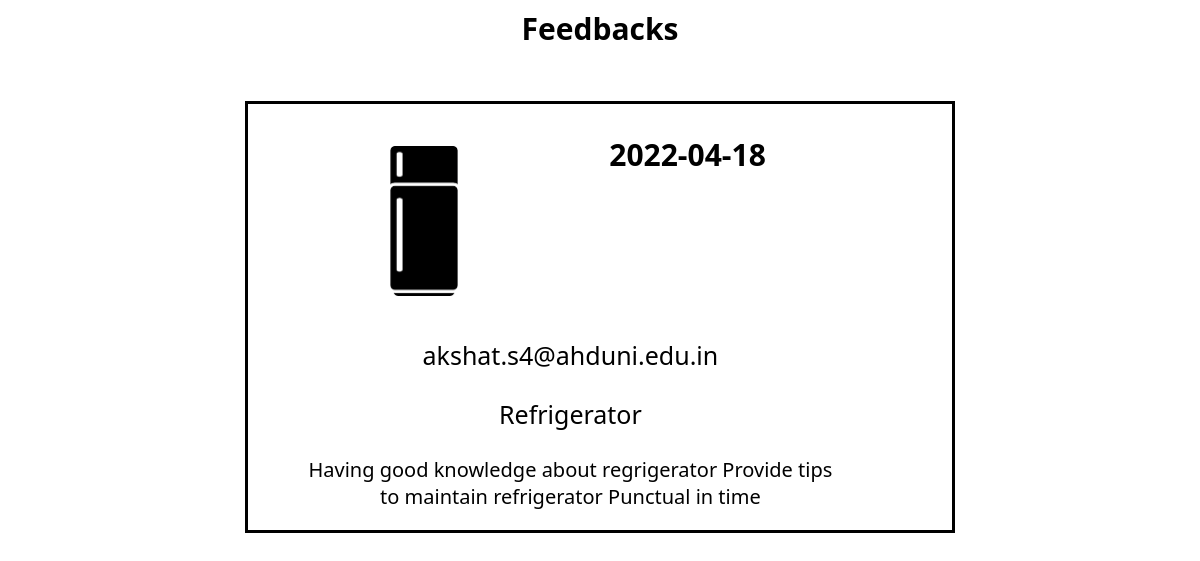
/SP_feedback.php (signed in), run on the app's committed database.
### tables this page shows
CREATE TABLE IF NOT EXISTS `feedback_details` (
  `F_Id` int(11) NOT NULL AUTO_INCREMENT,
  `C_Email_Id` varchar(40) NOT NULL,
  `C_Feedback` varchar(500) NOT NULL,
  `C_F_Date` date NOT NULL,
  `Service_Id` varchar(10) NOT NULL,
  `S_P_Id` varchar(10) NOT NULL,
  PRIMARY KEY (`F_Id`),
  KEY `Foreign key` (`Service_Id`),
  KEY `FK4` (`S_P_Id`),
  KEY `FK5` (`C_Email_Id`)
);

CREATE TABLE IF NOT EXISTS `service` (
  `Service_Id` varchar(10) NOT NULL,
  `Service_Name` varchar(40) NOT NULL,
  `C_Price` int(5) NOT NULL,
  PRIMARY KEY (`Service_Id`)
);

### SP_feedback.php (the view, shortened to what this page needs)
<html>
<head>
</head>
<body>
<center>
<p style="font-size:30;font-weight:900;">Feedbacks</p>
<br>
<?php
	$spid=$_SESSION["SP_Session"];
	$cn=mysqli_connect("localhost","root","root");
	if($cn)
	{
		$db=mysqli_select_db($cn,"home care");
		if($db)
		{
			$q=mysqli_query($cn,"select * from feedback_details where S_P_Id='$spid'");
			if($q)
			{
				while($row=mysqli_fetch_row($q))
					{
						$dirname = "Services/$row[4]";
						$images = glob($dirname."*.*");
						echo "<table>";
						foreach($images as $image)
						{
							echo "<div id='f'><img id='image' height=150 width=150 src='".$image."'/>";
						}
						echo "<p id='date'>".$row[3]."</p>";
						$q1=mysqli_query($cn,"select Service_Name from service where Service_Id='$row[4]'");
						$sname=mysqli_fetch_row($q1);
						echo "<p id='email'>$row[1]</p>";
						echo "<p id='service'>".$sname[0]."</p>";
						echo "<p id='feedback'>$row[2]</p></div><br>";
					}
			}
			else
			{
				mysqli_error($cn);
			}
		}
		else
		{
			mysqli_error($cn);
		}
	}
	else
	{
		mysqli_error($cn);
	}
?>
</body>
</html>

### SP_feedback.php (style rules this page uses)
body { font-family:segoe ui; }
table { margin-top:5%; text-align:center; font-family:"segoe ui"; }
#f { height:auto; width:auto; border:solid; padding-left:5%; padding-right:10%; margin-left:20%; margin-right:20%; }
#date { font-size:30; font-weight:800; }
#email { font-size:25; font-weight:400; }
#service { font-size:25; font-weight:400; }
#feedback { font-size:20; font-weight:400; }
#image { float:left; margin:8%; }

### data on the page
feedback_details: Service_Id (picture), C_F_Date "2022-04-18", C_Email_Id "akshat.s4@ahduni.edu.in", Service_Id.Service_Name "Refrigerator", C_Feedback "Having good knowledge about regrigerator Provide tips to maintain refrigerator Punctual in time"
